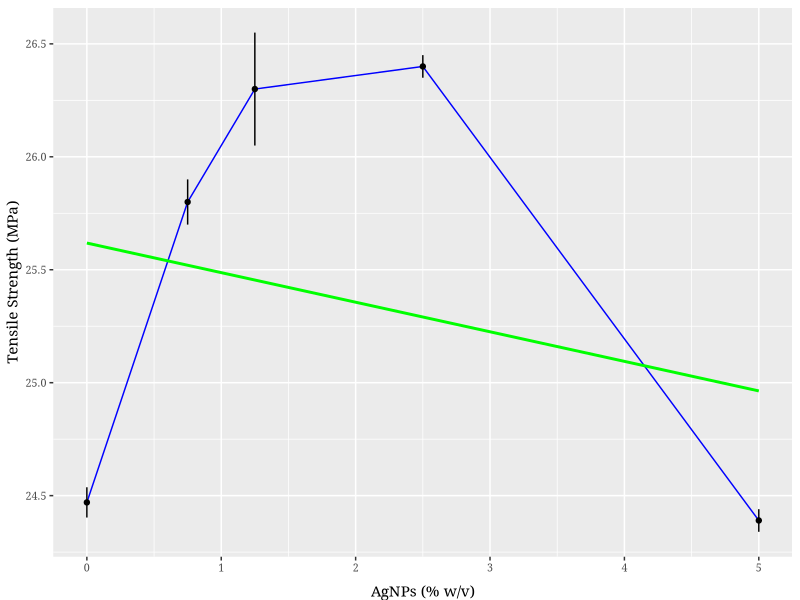
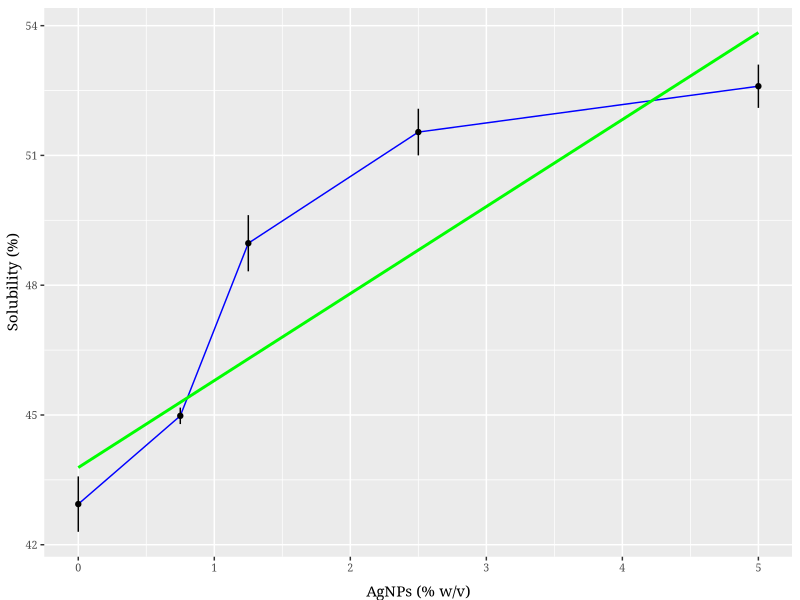
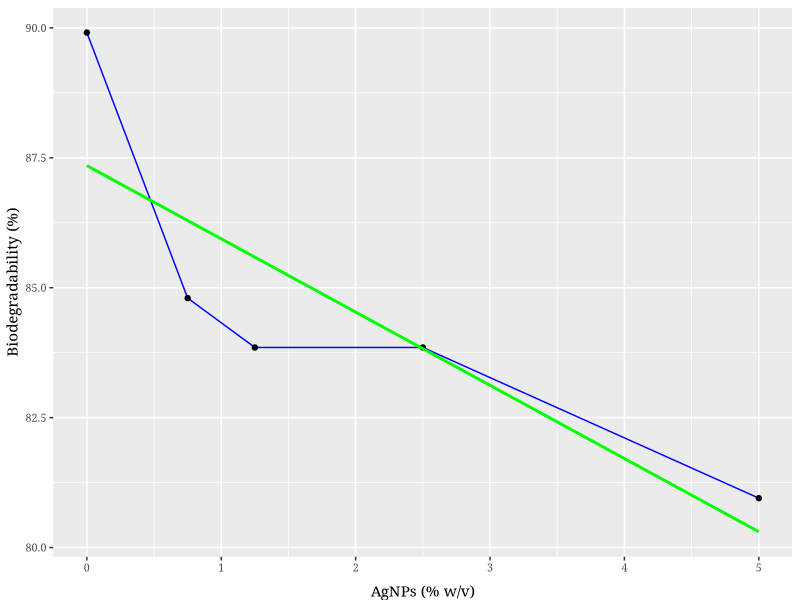
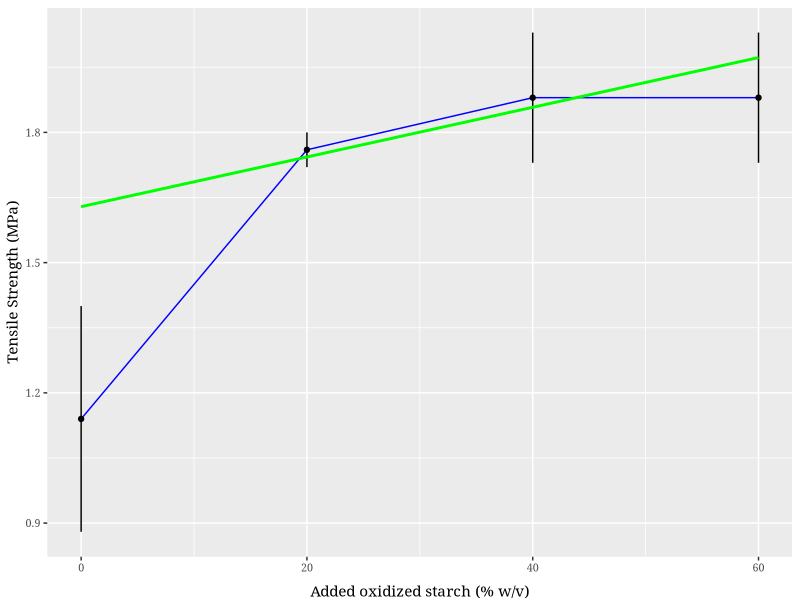
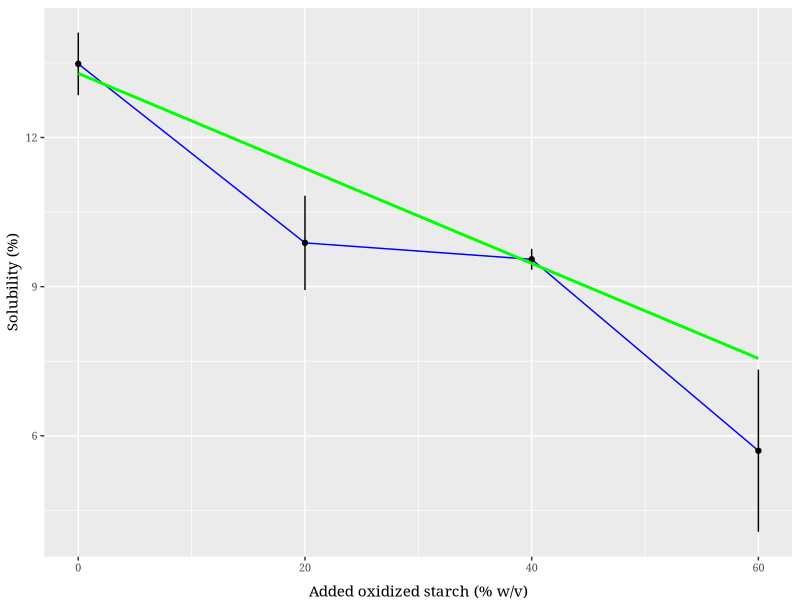
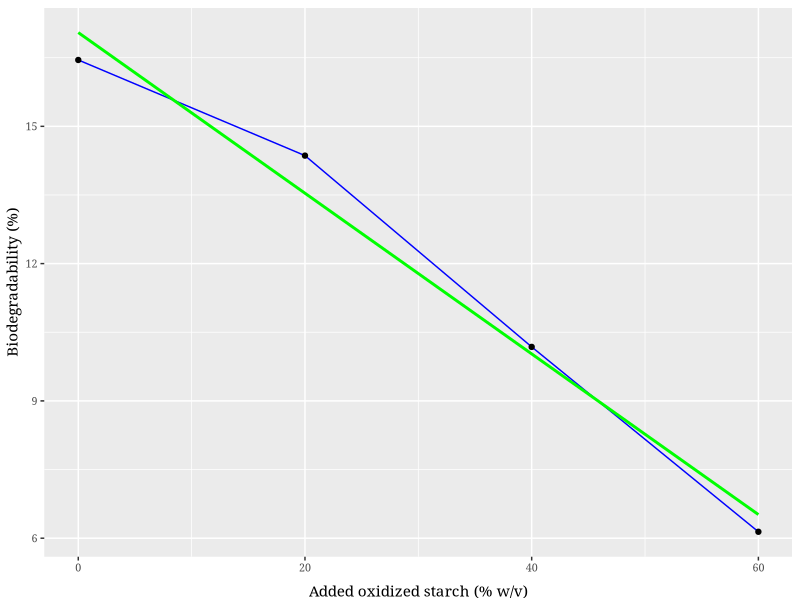

Write the R code that produced these figures, in order.
library(ggplot2)
library(dplyr)

###########################
# Environment preparation #
###########################

if (!dir.exists("output")) {
  dir.create("output")
} else {
  unlink("output", recursive = TRUE)
  dir.create("output")
}

output_file <- file("output/output.txt", open = "wt")
sink(output_file)
sink(output_file, type = "message")

########
# Data #
########

# Chitosan
study_1_data <- data.frame(
  tensile_strength = c(24.47, 25.8, 26.3, 26.4, 24.39),
  tensile_strength_sem = c(0.067, 0.1, 0.25, 0.05, 0.05),
  solubility = c(42.94, 44.98, 48.97, 51.54, 52.60),
  solubility_sem = c(0.64, 0.19, 0.65, 0.54, 0.5),
  biodegradability = c(89.91, 84.8, 83.85, 83.85, 80.95),
  group = c(0, 0.75, 1.25, 2.5, 5)
)

study_1_data_group_label <- "AgNPs (% w/v)"

# Oxidized
study_2_data <- data.frame(
  tensile_strength = c(1.14, 1.76, 1.88, 1.88),
  tensile_strength_sem = c(0.26, 0.04, 0.15, 0.15),
  solubility = c(13.48, 9.88, 9.55, 5.7),
  solubility_sem = c(0.63, 0.95, 0.21, 1.63),
  biodegradability = c(16.45, 14.36, 10.18, 6.14),
  group = c(0, 20, 40, 60)
)

study_2_data_group_label <- "Added oxidized starch (% w/v)"

#############
# Functions #
#############

calculate_quality <- function(data) {
  return(data["biodegradability"] * data["tensile_strength"] / data["solubility"])
}

report_regression <- function(regression) {
  print(summary(regression))
  a <- coef(regression)[2]
  b <- coef(regression)[1]
  cat(paste0("Model: y = ", a, "x + ", b), "\n\n")
}

plot_with_regression <- function(data, label, filename_base) {
  message(paste("|- ANALYSIS OF", filename_base))
  message(":-- Tensile Strength")
  ggplot(data, aes(group, tensile_strength, group = 1, weight = 1 / tensile_strength_sem^2)) +
    geom_line(color = "blue") +
    geom_point() +
    geom_linerange(aes(ymax = tensile_strength + tensile_strength_sem,
                       ymin = tensile_strength - tensile_strength_sem)) +
    geom_smooth(method = "lm",
                formula = y ~ x,
                se = FALSE,
                fill = NA,
                alpha = 0.5,
                color = "green") +
    theme(text = element_text(size = 11, family = "Serif"),
          axis.title.y = element_text(vjust = 1),
          axis.title.x = element_text(vjust = -1),
          axis.text = element_text(size = rel(0.7))) +
    labs(x = label, y = "Tensile Strength (MPa)")
  ggsave(paste0("output/", filename_base, "_tensile.png"), width = 6.5, height = 4, units = "in", dpi = "print", type = "cairo-png")
  report_regression(lm(tensile_strength ~ group, data = data, weight = 1 / tensile_strength_sem^2))

  message(":-- Solubility")
  ggplot(data, aes(group, solubility, group = 1, weight = 1 / solubility_sem^2)) +
    geom_line(color = "blue") +
    geom_point() +
    geom_linerange(aes(ymax = solubility + solubility_sem,
                       ymin = solubility - solubility_sem)) +
    geom_smooth(method = "lm",
                formula = y ~ x,
                se = FALSE,
                fill = NA,
                alpha = 0.5,
                color = "green") +
    theme(text = element_text(size = 11, family = "Serif"),
          axis.title.y = element_text(vjust = 1),
          axis.title.x = element_text(vjust = -1),
          axis.text = element_text(size = rel(0.7))) +
    labs(x = label, y = "Solubility (%)")
  ggsave(paste0("output/", filename_base, "_solubility.png"), width = 6.5, height = 4, units = "in", dpi = "print", type = "cairo-png")
  report_regression(lm(solubility ~ group, data = data, weight = 1 / solubility_sem^2))
  
  message(":-- Biodegradability")
  ggplot(data, aes(group, biodegradability, group = 1)) +
    geom_line(color = "blue") +
    geom_point() +
    geom_smooth(method = "lm",
                formula = y ~ x,
                se = FALSE,
                fill = NA,
                alpha = 0.5,
                color = "green") +
    theme(text = element_text(size = 11, family = "Serif"),
          axis.title.y = element_text(vjust = 1),
          axis.title.x = element_text(vjust = -1),
          axis.text = element_text(size = rel(0.7))) +
    labs(x = label, y = "Biodegradability (%)")
  ggsave(paste0("output/", filename_base, "_biodegradability.png"), width = 6.5, height = 4, units = "in", dpi = "print", type = "cairo-png")
  report_regression(lm(biodegradability ~ group, data = data))
  cat("\n")
}

##############
# Processing #
##############

plot_with_regression(study_1_data, study_1_data_group_label, "study_1")
plot_with_regression(study_2_data, study_2_data_group_label, "study_2")
aaaa <- calculate_quality(study_1_data)
bbbb <- calculate_quality(study_2_data)

###########
# Cleanup #
###########

sink()
sink(type = "message")
close(output_file)
